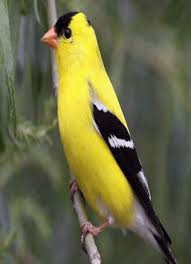
#> input picture data/bird.jpeg, 191 x 264 px
$ jupyter execute 'E7 - K-means Clustering and Principal Component Analysis.ipynb'   (shell and % lines are left out)
#> lines starting #> are read from the running program, lines starting #| are printed output that depends on the picture
# Programming Exercise 7: K-means Clustering and Principal Component Analysis

> In this exercise, you will implement the K-means clustering algorithm and apply it to compress an image. In the second part, you will use principal component analysis to find a low-dimensional representation of face images.

## 1. K-means Clustering
> In this this exercise, you will implement the K-means algorithm and use it
for image compression.

### 1.1 Implementing K-means

> The K-means algorithm is a method to automatically cluster similar data examples together. The intuition behind K-means is an iterative procedure that starts by guess- ing the initial centroids, and then refines this guess by repeatedly assigning examples to their closest centroids and then recomputing the centroids based on the assignments.

#### 1.1.1 Finding Closest Centroids

For every example $i$ we set $c_{(i)} := j$ that minimizes $||x^{(i)}-\mu_j||^2$ where $c_{(i)}$ is the index of the centroid that is closest to $x^{(i)}$, and $\mu_j$ is the position (value) of the j'th centroid.

[cell 1]
import scipy.io
import numpy as np
import pandas as pd
import seaborn as sns
import matplotlib.pyplot as plt

[cell 2]
# Define a function to find the closest centroid for each example in X
def find_closest_centroid(X, centroids):
    # Initialize an array to store the index of the closest centroid for each example
    idx = np.zeros((X.shape[0], 1))

    # Loop through each example in X
    for i in range(X.shape[0]):
        # Calculate the Euclidean distance between the current example and all centroids
        distances = np.sqrt(np.sum((X[i, :] - centroids) ** 2, axis=1))

        # Find the index of the centroid with the minimum distance and assign it to the corresponding example
        idx[i] = np.argmin(distances) + 1  # Adding 1 to match the centroid indices starting from 1

    return idx

[cell 3]
mat = scipy.io.loadmat('data/ex7data2.mat')
#> (reads data/ex7data2.mat from the repository)
mat.keys()

[cell 4]
K = 3
initial_centroids = np.array([[3,3],[6,2],[8,5]])
idx = find_closest_centroid(mat['X'], initial_centroids)
print('Closest centroids for the first 3 examples:', idx[:3].T)
print('(the closest centroids should be 1, 3, 2 respectively)')

#### 1.1.2 Computing Centroid Means

Given assignments of every point to a centroid, the second phase of the algorithm recomputes, for each centroid, the mean of the points that were assigned to it. Specifically, for every centroid k we set $\mu_k := \frac{1}{|C_k|}\sum_{i \in C_k}x^{(i)}$

[cell 5]
# Define a function to compute the centroids for each cluster
def compute_centroids(X, idx, K):
#> called with X = array of shape (300, 2), idx = array of shape (300, 1), K = 3
    centroids = np.zeros((K, X.shape[1]))
    # Loop through each centroid
    for i in range(K):
        # Find all examples assigned to the current centroid
        assigned_examples = X[(idx == i+1).ravel(), :]
        # Compute the mean of the assigned examples to get the new centroid
        centroids[i, :] = np.mean(assigned_examples, axis=0)
    return centroids

[cell 6]
# Compute centroids after initial finding of closest centroids
centroids = compute_centroids(mat['X'], idx, K)
print('Centroids computed after initial finding of closest centroids: \n', centroids)
print('\n(the centroids should be\n [ 2.428301 3.157924 ]\n[ 5.813503 2.633656 ]\n[ 7.119387 3.616684 ]')

### 1.2 K-means on example dataset

[cell 7]
# This function plots the data points and centroids during the K-means algorithm iterations.
# Parameters:
# - X: The dataset matrix.
# - centroids: The current centroids.
# - previous: The previous centroids.
# - idx: The index of the closest centroid for each data point.
# - K: The number of centroids.
# - axes: The axes to plot the data.

def plot_kmeans(X, centroids, previous, idx, K, axes):
    # Loop through each subplot
    for i, ax in enumerate(axes):
        # Plot data points colored by their cluster
        sns.scatterplot(x=X[:,0], y=X[:,1], hue=idx.ravel(), legend=False, palette=['r', 'g', 'b'], ax=ax)

        # Plot current centroids
        if i == 0:
            sns.scatterplot(x=centroids[:,0], y=centroids[:,1], marker='X', color='k', legend=False, s=100, ax=ax)
        else:
            sns.scatterplot(x=centroids[:,0], y=centroids[:,1], marker='X', color='k', legend=False, s=100, ax=ax)

        # Plot lines connecting current and previous centroids
        for i in range(centroids.shape[0]):
            ax.plot([centroids[i,0], previous[i,0]], [centroids[i,1], previous[i,1]], '--k');

[cell 8]
# This function performs the K-means algorithm on the dataset.
# Parameters:
# - X: The dataset matrix.
# - initial_centroids: The initial centroids.
# - max_iters: The maximum number of iterations.
# - plot_progress: Whether to plot the progress of K-means.

def kmeans(X, initial_centroids, max_iters, plot_progress):
    # Plot progress setup
#> called with X = array of shape (300, 2), initial_centroids = array of shape (3, 2), max_iters = 10, plot_progress = True
    if plot_progress:
        ncols = 3
        nrows = int(max_iters/ncols)
        if max_iters % ncols > 0:
            nrows = nrows + 1
        fig, axes = plt.subplots(nrows=nrows, ncols=ncols, figsize=(20,nrows*8))
        ax_tuple = list(np.ndindex(nrows, ncols))
        for ax in ax_tuple[max_iters:]:
            axes[ax].set_axis_off()
        ax_tuple = ax_tuple[:max_iters]

    # Initialize variables
    K = initial_centroids.shape[0]
    centroids = initial_centroids
    previous_centroids = centroids

    # Iterate through max_iters
    for i in range(max_iters):
        idx = find_closest_centroid(X, centroids)

        # Plot progress if enabled
        if plot_progress:
            plot_axes = [axes[axi] for axi in ax_tuple[i:]]
            axes[ax_tuple[i]].set_title('K-Means iteration {0}/{1}'.format(i+1, max_iters))
            plot_kmeans(X, centroids, previous_centroids, idx, K, plot_axes)
            previous_centroids = centroids
            previous_ax = plt.gca()
        else:
            print('K-Means iteration {0}/{1}'.format(i+1, max_iters))

        centroids = compute_centroids(X, idx, K)

    # Show plot if progress was plotted
    if plot_progress:
        plt.show()
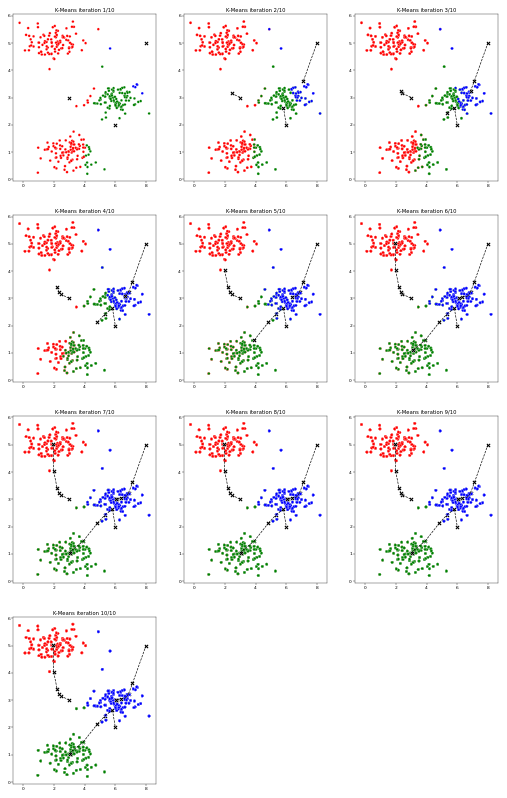
#> figure drawn by matplotlib, 10 panels

    return centroids, idx

[cell 9]
# Define the number of clusters (K), the maximum number of iterations, and the initial centroids.
K = 3
max_iters = 10
initial_centroids = np.array([[3,3],[6,2],[8,5]])

# Perform K-means clustering on the dataset with the specified parameters and plot the progress.
centroids, idx = kmeans(mat['X'], initial_centroids, max_iters, True)

### 1.3 Random initialization

[cell 10]
def init_random_centroids(X, K):
    centroids = X[(np.random.choice(X.shape[0], K)), :]
    return centroids

#### Equivalent Code using Scikit-Learn

[cell 11]
from sklearn.cluster import KMeans
initial_centroids = np.array([[3,3],[6,2],[8,5]])
kmeans_model = KMeans(n_clusters=K, max_iter=max_iters, init=initial_centroids).fit(mat['X'])

Comparing the final centroids:

[cell 12]
kmeans_model.cluster_centers_

[cell 13]
centroids

Comparing labels of each point:

[cell 14]
(kmeans_model.labels_.all()) == (idx.T[0].astype(int)-1).all()

### 1.4 Image Compression with K-means

> In this exercise, you will use the K-means algorithm to select the 16 colors that will be used to represent the compressed image. Concretely, you will treat every pixel in the original image as a data example and use the K-means algorithm to find the 16 colors that best group (cluster) the pixels in the 3-dimensional RGB space. Once you have computed the cluster centroids on the image, you will then use the 16 colors to replace the pixels in the original image.

#### 1.4.1 K-means on pixels

##### Load image

[cell 15]
import cv2
img = cv2.imread('data/bird.jpeg')
#> img is the input picture: shape (264, 191, 3); mean B, G, R 69.2, 104.8, 105.2
plt.axis('off');
plt.imshow(img[:,:,::-1]);

[cell 16]
A = img[:,:,::-1]
A = np.divide(img, 255) #get all values in range 0-1

[cell 17]
A.shape
#> Out = (264, 191, 3)

[cell 18]
A = A.reshape((A.shape[0]*A.shape[1], 3))

[cell 19]
A.shape
#> Out = (50424, 3)

##### Run K-Means

[cell 20]
K = 16
max_iters = 10
initial_centroids = init_random_centroids(A, K)
#> in init_random_centroids, `centroids = X[(np.random.choice(X.shape[0], K)), :]`: centroids = 16 rows, first 8: [0.282, 0.357, 0.345], [0.314, 0.408, 0.376], [0.282, 0.376, 0.345], [0.31, 0.337, 0.325], [0.208, 0.306, 0.29], [0.298, 0.384, 0.365], [0.298, 0.4, 0.376], [0.255, 0.345, 0.329]
#> initial_centroids has the same summary as centroids in init_random_centroids
centroids, idx = kmeans(A, initial_centroids, max_iters, False)
#> in kmeans (call 2), `previous_centroids = centroids`: previous_centroids has the same summary as centroids in init_random_centroids
#> centroids = 16 rows, first 8: [0.294, 0.386, 0.369], [0.474, 0.523, 0.534], [0.154, 0.471, 0.552], [0.325, 0.344, 0.33], [0.183, 0.305, 0.291], [0.342, 0.444, 0.432], [0.189, 0.681, 0.753], [0.247, 0.346, 0.326]

##### Apply K-Means to compress an image

[cell 21]
idx = find_closest_centroid(A, centroids)
idx = idx.astype(int)

[cell 22]
idx.shape
#> Out = (50424, 1)

[cell 23]
X_recovered = np.zeros((idx.shape[0], 3))
for i in range(idx.shape[0]):
    X_recovered[i,:] = centroids[idx[i]-1,:]

[cell 24]
X_recovered = X_recovered.reshape((img.shape[0], img.shape[1], 3))
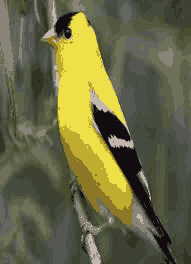
#> X_recovered: shape (264, 191, 3) float64; mean B, G, R 0.27, 0.409, 0.41

[cell 25]
plt.subplot(1,2,1)
plt.axis('off');
plt.title('Original')
plt.imshow(img[:,:,::-1]);

plt.subplot(1,2,2)
plt.axis('off');
plt.title('Compressed with 16 colors')
plt.imshow(X_recovered[:,:,::-1]);
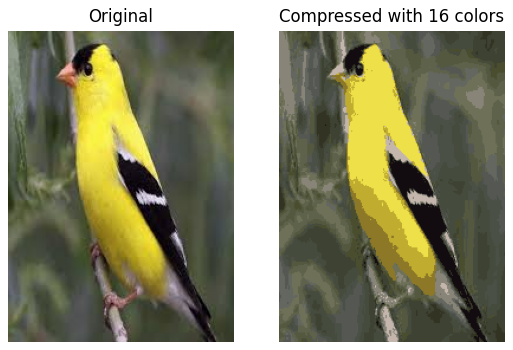
#> figure drawn by matplotlib, 2 panels
